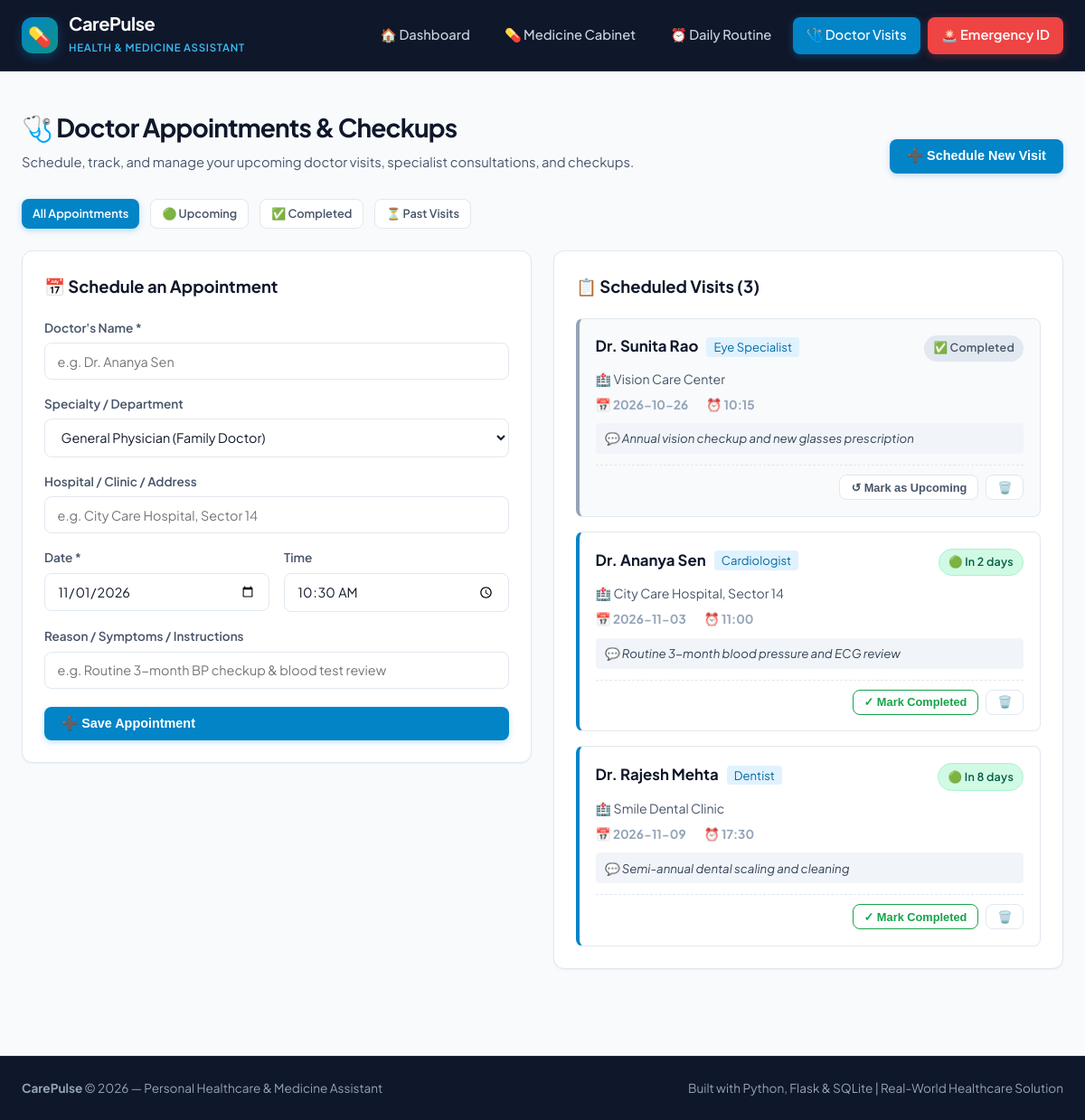
The app's page /appointments with its own data.
### tables this page shows
CREATE TABLE appointments (
            id INTEGER PRIMARY KEY AUTOINCREMENT,
            doctor_name TEXT NOT NULL,
            specialty TEXT,
            hospital_clinic TEXT,
            appointment_date TEXT NOT NULL,
            appointment_time TEXT,
            reason TEXT,
            status TEXT DEFAULT 'Upcoming',
            created_at TIMESTAMP DEFAULT CURRENT_TIMESTAMP
        );

### app.py (the view)
@app.route("/appointments")
def appointments():
    filter_status = request.args.get("status", "all")
    appts = db.get_all_appointments(filter_status=filter_status)
    today_str = date.today().strftime("%Y-%m-%d")
    return render_template(
        "appointments.html",
        appointments=appts,
        filter_status=filter_status,
        today_date=today_str
    )

### database.py (called while the page is built)
def get_db_connection():
    conn = sqlite3.connect(DB_PATH)
    conn.row_factory = sqlite3.Row
    return conn

### templates/appointments.html (shortened to what this page needs)
{% extends "base.html" %}
{% block content %}
<div class="page-header">
    <div class="page-title">
        <h2>🩺 Doctor Appointments & Checkups</h2>
        <p class="page-subtitle">Schedule, track, and manage your upcoming doctor visits, specialist consultations, and checkups.</p>
    </div>
    <div>
        <button class="btn btn-primary" onclick="document.getElementById('scheduleSection').scrollIntoView({behavior: 'smooth'})">
            ➕ Schedule New Visit
        </button>
    </div>
</div>
<div class="filter-bar" style="margin-bottom: 1.5rem; display: flex; gap: 0.75rem; flex-wrap: wrap;">
    <a href="{{ url_for('appointments', status='all') }}" class="btn {% if filter_status == 'all' %}btn-primary{% else %}btn-outline{% endif %} btn-sm">
        All Appointments
    </a>
    <a href="{{ url_for('appointments', status='upcoming') }}" class="btn {% if filter_status == 'upcoming' %}btn-primary{% else %}btn-outline{% endif %} btn-sm">
        🟢 Upcoming
    </a>
    <a href="{{ url_for('appointments', status='completed') }}" class="btn {% if filter_status == 'completed' %}btn-primary{% else %}btn-outline{% endif %} btn-sm">
        ✅ Completed
    </a>
    <a href="{{ url_for('appointments', status='passed') }}" class="btn {% if filter_status == 'passed' %}btn-primary{% else %}btn-outline{% endif %} btn-sm">
        ⏳ Past Visits
    </a>
</div>
<div style="display: grid; grid-template-columns: repeat(auto-fit, minmax(360px, 1fr)); gap: 1.5rem; align-items: start;">
    <div class="card" id="scheduleSection">
        <h3 class="card-title">📅 Schedule an Appointment</h3>
        <form action="{{ url_for('add_appointment_route') }}" method="POST">
            <div class="form-group" style="margin-bottom: 1rem;">
                <label for="doctor_name">Doctor's Name *</label>
                <input type="text" name="doctor_name" id="doctor_name" class="form-control" placeholder="e.g. Dr. Ananya Sen" required>
            </div>
            <div class="form-group" style="margin-bottom: 1rem;">
                <label for="specialty">Specialty / Department</label>
                <select name="specialty" id="specialty" class="form-control">
                    <option value="General Physician">General Physician (Family Doctor)</option>
                </select>
            </div>
            <div class="form-group" style="margin-bottom: 1rem;">
                <label for="hospital_clinic">Hospital / Clinic / Address</label>
                <input type="text" name="hospital_clinic" id="hospital_clinic" class="form-control" placeholder="e.g. City Care Hospital, Sector 14">
            </div>
            <div style="display: grid; grid-template-columns: 1fr 1fr; gap: 1rem; margin-bottom: 1rem;">
                <div class="form-group">
                    <label for="appointment_date">Date *</label>
                    <input type="date" name="appointment_date" id="appointment_date" class="form-control" value="{{ today_date }}" required>
                </div>
                <div class="form-group">
                    <label for="appointment_time">Time</label>
                    <input type="time" name="appointment_time" id="appointment_time" class="form-control" value="10:30">
                </div>
            </div>
            <div class="form-group" style="margin-bottom: 1.25rem;">
                <label for="reason">Reason / Symptoms / Instructions</label>
                <input type="text" name="reason" id="reason" class="form-control" placeholder="e.g. Routine 3-month BP checkup & blood test review">
            </div>
            <button type="submit" class="btn btn-primary" style="width: 100%;">
                ➕ Save Appointment
            </button>
        </form>
    </div>
    <div class="card">
        <h3 class="card-title">📋 Scheduled Visits ({{ appointments|length }})</h3>
        {% if appointments %}
            <div style="display: flex; flex-direction: column; gap: 1rem;">
                {% for appt in appointments %}
                <div style="border: 1px solid var(--border-subtle); border-radius: var(--radius-sm); padding: 1.1rem; background: {% if appt.computed_status == 'Completed' %}#f8fafc{% elif appt.computed_status == 'Today' %}#f0fdf4{% else %}#ffffff{% endif %}; border-left: 4px solid {% if appt.computed_status == 'Completed' %}#94a3b8{% elif appt.computed_status == 'Today' %}#16a34a{% elif appt.computed_status == 'Passed' %}#f59e0b{% else %}#0284c7{% endif %};">
                    <div style="display: flex; justify-content: space-between; align-items: start; margin-bottom: 0.5rem;">
                        <div>
                            <strong style="font-size: 1.05rem; color: #0f172a;">{{ appt.doctor_name }}</strong>
                            <span style="font-size: 0.82rem; background: #e0f2fe; color: #0369a1; padding: 0.15rem 0.5rem; border-radius: 4px; margin-left: 0.4rem;">
                                {{ appt.specialty }}
                            </span>
                        </div>
                        <div>
                            {% if appt.computed_status == 'Completed' %}
                                <span class="badge" style="background: #e2e8f0; color: #475569;">✅ Completed</span>
                            {% elif appt.computed_status == 'Today' %}
                                <span class="badge badge-safe">🔔 Today!</span>
                            {% elif appt.computed_status == 'Passed' %}
                                <span class="badge badge-expiring">⏳ {{ appt.timing_text }}</span>
                            {% else %}
                                <span class="badge badge-safe">🟢 {{ appt.timing_text }}</span>
                            {% endif %}
                        </div>
                    </div>
                    <div style="font-size: 0.88rem; color: var(--text-secondary); margin-bottom: 0.4rem;">
                        🏥 {{ appt.hospital_clinic or 'Clinic / Chamber not specified' }}
                    </div>
                    <div style="display: flex; gap: 1.25rem; font-size: 0.85rem; color: var(--text-muted); margin-bottom: 0.6rem;">
                        <span>📅 <strong>{{ appt.appointment_date }}</strong></span>
                        {% if appt.appointment_time %}
                            <span>⏰ <strong>{{ appt.appointment_time }}</strong></span>
                        {% endif %}
                    </div>
                    {% if appt.reason %}
                        <div style="font-size: 0.83rem; background: #f1f5f9; padding: 0.4rem 0.65rem; border-radius: 4px; color: #334155; margin-bottom: 0.75rem;">
                            💬 <em>{{ appt.reason }}</em>
                        </div>
                    {% endif %}
                    <div style="display: flex; justify-content: flex-end; gap: 0.5rem; border-top: 1px dashed var(--border-subtle); padding-top: 0.6rem;">
                        <form action="{{ url_for('toggle_appointment_route', app_id=appt.id) }}" method="POST" style="display:inline;">
                            {% if appt.computed_status == 'Completed' %}
                                <button type="submit" class="btn btn-outline btn-sm" title="Re-open visit">
                                    ↺ Mark as Upcoming
                                </button>
                            {% else %}
                                <button type="submit" class="btn btn-outline btn-sm" style="color: #16a34a; border-color: #16a34a;" title="Mark finished">
                                    ✓ Mark Completed
                                </button>
                            {% endif %}
                        </form>
                        <form action="{{ url_for('delete_appointment_route', app_id=appt.id) }}" method="POST" style="display:inline;">
                            <button type="submit" class="btn btn-outline btn-sm" onclick="return confirm('Remove this appointment?');" title="Delete" style="color: #dc2626;">
                                🗑️
                            </button>
                        </form>
                    </div>
                </div>
                {% endfor %}
            </div>
        {% else %}
            <div style="text-align: center; padding: 2.5rem 1rem; color: var(--text-muted);">
                <div style="font-size: 2.2rem; margin-bottom: 0.5rem;">🩺</div>
                <p>No appointments found under this filter.</p>
                <p style="font-size: 0.82rem;">Use the form to add upcoming visits or checkups.</p>
            </div>
        {% endif %}
    </div>
</div>
{% endblock %}

### static/css/style.css (style rules this page uses)
:root { --primary: #0284c7; --primary-hover: #0369a1; --primary-light: #e0f2fe; --primary-dark: #075985; --secondary: #0d9488; --secondary-light: #ccfbf1; --accent: #6366f1; --accent-light: #ede9fe; --success: #059669; --success-light: #d1fae5; --success-border: #a7f3d0; --warning: #d97706; --warning-light: #fef3c7; --warning-border: #fde68a; --danger: #dc2626; --danger-light: #fee2e2; --danger-border: #fecaca; --bg-main: #f8fafc; --bg-card: #ffffff; --bg-header: #0f172a; --text-primary: #0f172a; --text-secondary: #475569; --text-muted: #94a3b8; --text-inverse: #ffffff; --border-subtle: #e2e8f0; --border-hover: #cbd5e1; --shadow-sm: 0 1px 2px 0 rgb(0 0 0 / 0.05); --shadow-md: 0 4px 6px -1px rgb(0 0 0 / 0.07), 0 2px 4px -2px rgb(0 0 0 / 0.05); --shadow-lg: 0 10px 15px -3px rgb(0 0 0 / 0.08), 0 4px 6px -4px rgb(0 0 0 / 0.04); --shadow-xl: 0 20px 25px -5px rgb(0 0 0 / 0.1), 0 8px 10px -6px rgb(0 0 0 / 0.05); --radius-sm: 8px; --radius-md: 12px; --radius-lg: 18px; --radius-full: 9999px; --transition: all 0.25s cubic-bezier(0.4, 0, 0.2, 1); }
*, *::before, *::after { box-sizing: border-box; margin: 0; padding: 0; }
body { font-family: 'Plus Jakarta Sans', -apple-system, BlinkMacSystemFont, sans-serif; background-color: var(--bg-main); color: var(--text-primary); line-height: 1.6; min-height: 100vh; display: flex; flex-direction: column; }
.page-header { display: flex; justify-content: space-between; align-items: flex-end; margin-bottom: 1.75rem; flex-wrap: wrap; gap: 1rem; }
.page-title h2 { font-size: 1.75rem; font-weight: 700; letter-spacing: -0.03em; color: var(--text-primary); }
.page-subtitle { font-size: 0.92rem; color: var(--text-secondary); margin-top: 0.25rem; }
.btn { display: inline-flex; align-items: center; gap: 0.5rem; padding: 0.65rem 1.2rem; border-radius: var(--radius-sm); font-size: 0.9rem; font-weight: 600; text-decoration: none; border: none; cursor: pointer; transition: var(--transition); }
.btn-primary { background: var(--primary); color: white; box-shadow: 0 2px 6px rgba(2, 132, 199, 0.25); }
.btn-outline { background: white; color: var(--text-secondary); border: 1px solid var(--border-subtle); }
.btn-sm { padding: 0.35rem 0.75rem; font-size: 0.8rem; }
.badge { display: inline-flex; align-items: center; gap: 0.35rem; padding: 0.28rem 0.65rem; border-radius: var(--radius-full); font-size: 0.78rem; font-weight: 600; letter-spacing: 0.02em; }
.badge-safe { background: #d1fae5; color: #065f46; border: 1px solid #a7f3d0; }
.card { background: var(--bg-card); border: 1px solid var(--border-subtle); border-radius: var(--radius-md); box-shadow: var(--shadow-sm); padding: 1.5rem; margin-bottom: 1.5rem; }
.card-title { font-size: 1.15rem; font-weight: 700; color: var(--text-primary); margin-bottom: 1.25rem; display: flex; align-items: center; gap: 0.5rem; }
.form-group { display: flex; flex-direction: column; gap: 0.35rem; }
.form-group label { font-size: 0.85rem; font-weight: 600; color: var(--text-secondary); }
.form-control { width: 100%; padding: 0.65rem 0.85rem; border: 1px solid var(--border-subtle); border-radius: var(--radius-sm); font-size: 0.9rem; font-family: inherit; color: var(--text-primary); background: white; transition: var(--transition); }

### records on screen
appointments: doctor_name "Dr. Sunita Rao", specialty "Eye Specialist", shows "✅ Completed", hospital_clinic "Vision Care Center", appointment_date "2026-10-26", appointment_time "10:15", reason "Annual vision checkup and new glasses prescription", shows "↺ Mark as Upcoming"
appointments: doctor_name "Dr. Ananya Sen", specialty "Cardiologist", timing_text "In 2 days", hospital_clinic "City Care Hospital, Sector 14", appointment_date "2026-11-03", appointment_time "11:00", reason "Routine 3-month blood pressure and ECG review", shows "✓ Mark Completed"
appointments: doctor_name "Dr. Rajesh Mehta", specialty "Dentist", timing_text "In 8 days", hospital_clinic "Smile Dental Clinic", appointment_date "2026-11-09", appointment_time "17:30", reason "Semi-annual dental scaling and cleaning", shows "✓ Mark Completed"

### other values on screen
{{ appointments|length }} "3"
